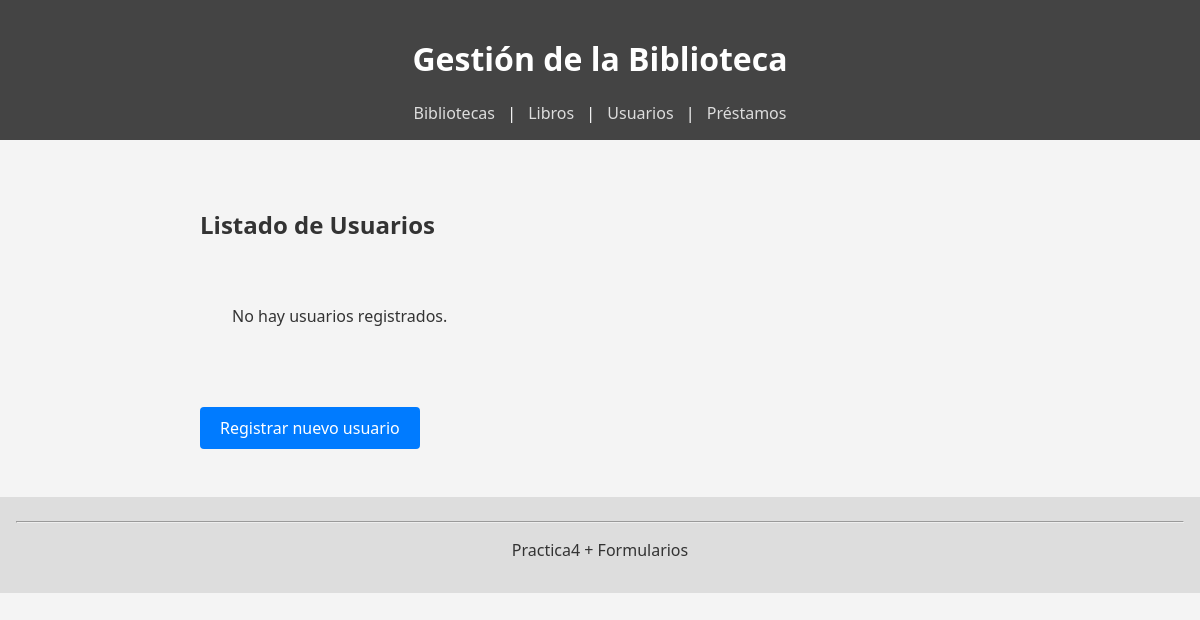
Page /practica4Formularios/usuarios/ on the earlier database version.
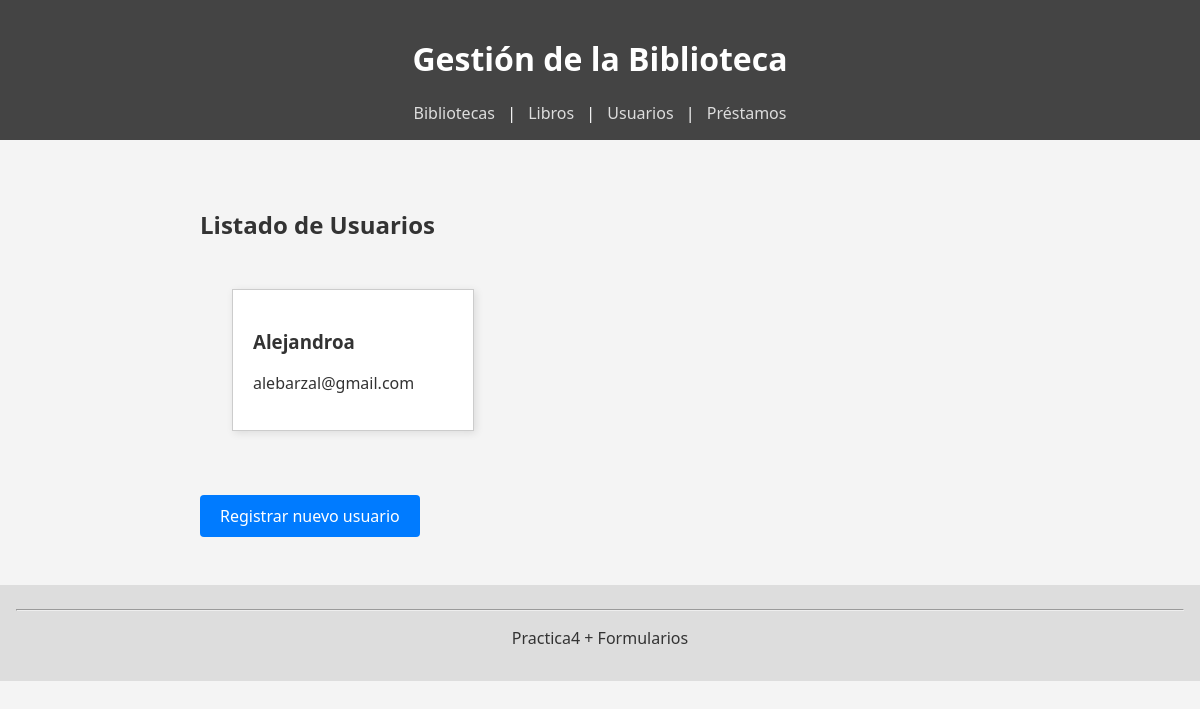
Same page on the later database version.
### practica4Formularios/models.py (models this page shows, shortened)
class Usuario(models.Model):
    nombre = models.CharField(max_length=100)
    email = models.EmailField()
    libros = models.ManyToManyField(Libro, through='Prestamo', related_name='usuarios')

### practica4Formularios/views.py (the view)
# urls.py: path('usuarios/', views.lista_usuarios, name='lista_usuarios'),
def lista_usuarios(request):
    usuarios = Usuario.objects.all()
    return render(request, 'usuarios.html', {'usuarios': usuarios})

### practica4Formularios/templates/usuarios.html (shortened to what this page needs)
{% extends "base.html" %}
{% block content %}
    <h2>Listado de Usuarios</h2>
    <div class="box-container">
        {% for usuario in usuarios %}
            <a href="{% url 'detalle_usuario' usuario.id %}" class="box">
                <h3>{{ usuario.nombre }}</h3>
                <p>{{ usuario.email }}</p>
            </a>
        {% empty %}
            <p>No hay usuarios registrados.</p>
        {% endfor %}
    </div>
    <a href="{% url 'nuevo_usuario' %}" class="btn-add">Registrar nuevo usuario</a>
{% endblock %}

Differences in the rows shown:
added Usuario: nombre "Alejandroa", email "alebarzal@gmail.com"
Other differences:
text no longer shown: "No hay usuarios registrados."
